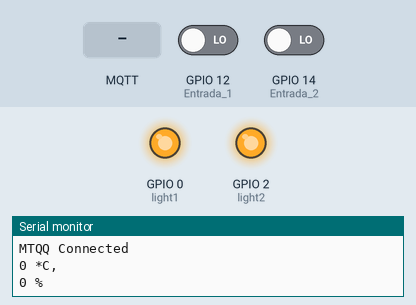
Recording of a sketch running on a simulated ESP8266 (NodeMCU). Parts: output pins drawn as LEDs (lit = HIGH), the last lines printed to the serial monitor. Inputs (shaded band) come from the test bench; at power-on: GPIO 14 (Entrada_2) LOW, GPIO 12 (Entrada_1) LOW. WiFi joins after 1.5 s; servers stay silent unless stated; no MQTT or app messages arrive unless stated.

Above: at 3.2 s.
3.3 s: MQTT message "0" arrives on the first subscribed topic
At 4.2 s:
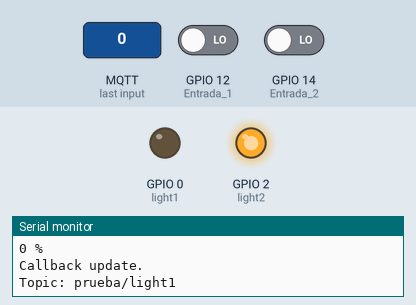
4.8 s: GPIO 14 (Entrada_2) driven HIGH
At 5.4 s:
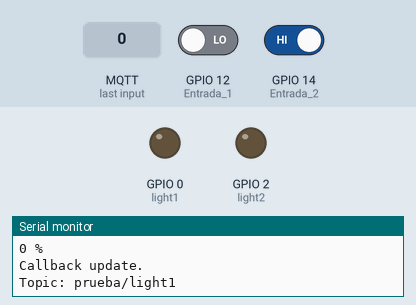
6.3 s: GPIO 12 (Entrada_1) driven HIGH
At 6.6 s:
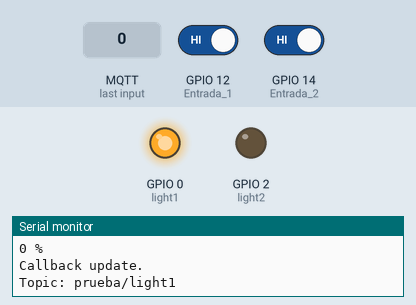
7.8 s: GPIO 12 (Entrada_1) driven LOW
At 8.9 s:
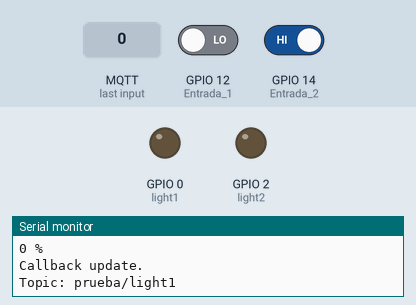
9.3 s: GPIO 14 (Entrada_2) driven LOW
At 9.7 s:
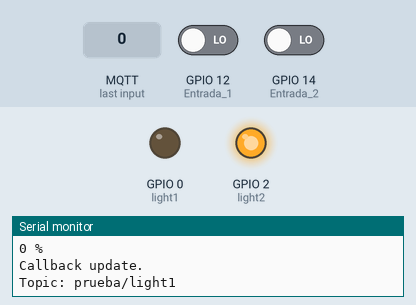
Timing chart, 0 to 11.8 s (numbered marks = the images above; inputs shaded):
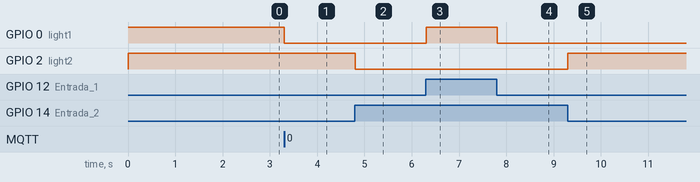

Measured:
- after the input at 3.3 s, GPIO 0 (light1): HIGH → LOW at once
- after the input at 4.8 s, GPIO 2 (light2): HIGH → LOW at once
- after the input at 6.3 s, GPIO 0 (light1): LOW → HIGH at once
- after the input at 7.8 s, GPIO 0 (light1): HIGH → LOW at once
- after the input at 9.3 s, GPIO 2 (light2): LOW → HIGH at once

The sketch:

ESP8266_1.ino
```cpp
#include <PubSubClient.h>
#include <ESP8266WiFi.h>
#include <EEPROM.h>
#include <SimpleDHT.h>


//EDIT THESE LINES TO MATCH YOUR SETUP
#define MQTT_SERVER "192.168.0.106"
#define MQTT_SERVER_WAN "idirect.dlinkddns.com"

/*int pinDHT11 = 14;
SimpleDHT11 dht11;
*/

byte temperature = 0;
byte humidity = 0;

//LED on ESP8266 GPIO2
const int light1= 0;
const int light2= 2;
const int Entrada_1= 12; // interruptor 1
const int Entrada_2= 14;  // interruptor 2


// WIFI CASA
const char* ssid = "Red Virtual 2";
const char* password = "2410meridian";

/// WIFI ETB

const char* ssid_1 = "Consola";
const char* password_1 = "tyrrenal";
///    MQTT
char* lightTopic = "prueba/light1";
char* lightTopic2 = "prueba/light2";

/////////// antirebote /////////////
volatile int contador = 0;   // Somos de lo mas obedientes
int n = contador ;
long T0 = 0 ;  // Variable global para tiempo

volatile int contador2 = 0;   // Somos de lo mas obedientes
int n2 = contador2 ;
long T02 = 0 ;  // Variable global para tiempo


void ServicioBoton()
   {
       if ( millis() > T0  + 250)
          {   contador++ ;
              T0 = millis();
          }
    }

    void ServicioBoton2()
   {
       if ( millis() > T02  + 250)
          {   contador2++ ;
              T02 = millis();
          }
    }

///////////////// fin antirebote //////////////////


WiFiClient wifiClient;


PubSubClient client(MQTT_SERVER, 1883, callback, wifiClient);
//PubSubClient client(MQTT_SERVER_WAN, 1883, callback, wifiClient);

void setup() {

  //initialize the light as an output and set to LOW (off)
  pinMode(light1, OUTPUT);
  pinMode(light2, OUTPUT);

  pinMode(Entrada_1, INPUT);
  pinMode(Entrada_2, INPUT);

  digitalWrite(light1, HIGH);
  digitalWrite(light2, HIGH);

  delay(200);
  //start the serial line for debugging
  Serial.begin(115200);
   //start wifi subsystem
  WiFi.mode(WIFI_STA);
  WiFi.begin(ssid, password);
  //WiFi.begin(ssid_1, password_1);
  //attempt to connect to the WIFI network and then connect to the MQTT server
  reconnect();


   attachInterrupt( Entrada_1, ServicioBoton, CHANGE);
   attachInterrupt( Entrada_2, ServicioBoton2, CHANGE);
  //wait a bit before starting the main loop
  delay(250);

/* if (dht11.read(pinDHT11, &temperature, &humidity, NULL)) {
    Serial.print("Read DHT11 failed.");
  }
*/
  Serial.print((int)temperature); Serial.println(" *C, ");
  Serial.print((int)humidity); Serial.println(" %");

}


void loop(){

  //reconnect if connection is lost
  if (!client.connected() && WiFi.status() == 3) {reconnect();}

  //maintain MQTT connection
  client.loop();

  //MUST delay to allow ESP8266 WIFI functions to run
  delay(10);

 if (n != contador)
           {   //Serial.println(contador);
               n = contador ;
               digitalWrite(light1,!digitalRead(light1));
               if(digitalRead(light1)){client.publish("prueba/light1/confirm", "Light1 On");}
               else{client.publish("prueba/light1/confirm", "Light1 Off");}

           }
if (n2 != contador2)
           {   //Serial.println(contador);
               n2 = contador2 ;
               digitalWrite(light2,!digitalRead(light2));
               if(digitalRead(light2)){client.publish("prueba/light2/confirm", "Light2 On");}
               else{client.publish("prueba/light2/confirm", "Light2 Off");}

           }


}


void callback(char* topic, byte* payload, unsigned int length) {

  //convert topic to string to make it easier to work with
  String topicStr = topic;

  //Print out some debugging info
  Serial.println("Callback update.");
  Serial.print("Topic: ");
  Serial.println(topicStr);

   if(topicStr == lightTopic){

      //turn the light on if the payload is '1' and publish to the MQTT server a confirmation message
        if(payload[0] == '1'){
          digitalWrite(light1, HIGH);
          client.publish("prueba/light1/confirm", "Light1 On");
          }
      //turn the light off if the payload is '0' and publish to the MQTT server a confirmation message
        else if (payload[0] == '0'){
          digitalWrite(light1, LOW);
          client.publish("prueba/light1/confirm", "Light1 Off");
        }
   }
    if(topicStr == lightTopic2){

       //turn the light on if the payload is '1' and publish to the MQTT server a confirmation message
        if(payload[0] == '1'){
          digitalWrite(light2, HIGH);
          client.publish("prueba/light2/confirm", "Light2 On");
          }
      //turn the light off if the payload is '0' and publish to the MQTT server a confirmation message
        else if (payload[0] == '0'){
          digitalWrite(light2, LOW);
          client.publish("prueba/light2/confirm", "Light2 Off");
        }


    }
}

void reconnect() {
 int c=0;
  //attempt to connect to the wifi if connection is lost
  if(WiFi.status() != WL_CONNECTED){
    //debug printing
    Serial.print("Connecting to ");
    Serial.println(ssid);

    //loop while we wait for connection
    while (WiFi.status() != WL_CONNECTED) {
      delay(500);
      Serial.print(".");
      c++;
   }

    //print out some more debug once connected
    Serial.println("");
    Serial.println("WiFi connected");
    Serial.println("IP address: ");
    Serial.println(WiFi.localIP());
  }

  //make sure we are connected to WIFI before attemping to reconnect to MQTT
  if(WiFi.status() == WL_CONNECTED){
  // Loop until we're reconnected to the MQTT server
    while (!client.connected()) {
      Serial.println("Attempting MQTT connection...");

      // Generate client name based on MAC address and last 8 bits of microsecond counter
      String clientName;

      clientName += "esp8266-";
      uint8_t mac[6];
      WiFi.macAddress(mac);
      clientName += macToStr(mac);
       Serial.println(clientName);

      //if connected, subscribe to the topic(s) we want to be notified about
      if (client.connect((char*) clientName.c_str(),"diego","24305314")){
        Serial.println("MTQQ Connected");
        client.subscribe(lightTopic);
        client.subscribe(lightTopic2);
      }

      //otherwise print failed for debugging
      else{Serial.println("Failed."); abort();}
    }
  }
}

//generate unique name from MAC addr
String macToStr(const uint8_t* mac){

  String result;

  for (int i = 0; i < 6; ++i) {
    result += String(mac[i], 16);

    if (i < 5){
      result += ':';
    }
  }

  return result;
}
```
